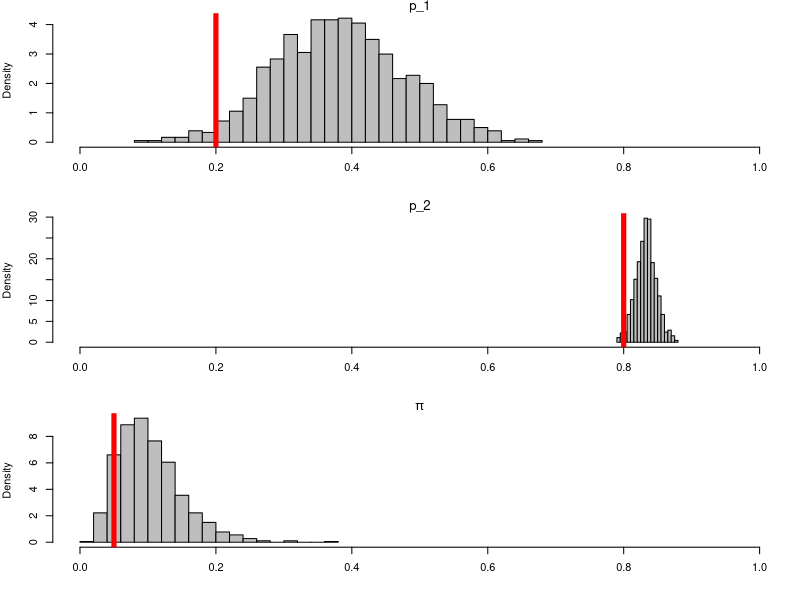

R code for this plot:
# amopunt of students (tests)
n <- 100
# number of simulations in the MCMc
nSim <- 1000
# number of test questions to answer
Q <- 10

# true probability of a succes in group 1 (randomizing students)
p1True <- 0.2
# true probability of a succes in group 2 (nonrandomizing students)
p2True <- 0.8
# probability of belonging to group 1
piTrue <- 0.05
# write a process to simulate the date
componentsTrue <- rep(NA, n)
# vector of true data
y <- rep(NA, n)

for (i in 1:n){
# first choose the component
  componentsTrue[i] <- rbinom(1,1,piTrue)
  # sample the number of correct answers within the specific component
  if (componentsTrue[i] == 1){
    y[i] <- rbinom(1,Q,p1True) 
  } else {
    y[i] <- rbinom(1,Q,p2True)
  }
}

# ------------- hyperparameters ---------------------------
a1 = a2 = a3 = b1 = b2 = b3 = 2

# probability of a succes in group 1 (randomizing students)
p1<-matrix(NA, nSim, 1)
# probability of a succes in group 2 (nonrandomizing students)
p2<-matrix(NA, nSim, 1)

pPi <- matrix(NA, nSim, 1)

tau <- matrix(NA, nSim, n)

# draw the first values from the prior
p1[1,1] <- rbeta(1, a2, b2)
p2[1,1] <- rbeta(1, a3, b3)
pPi[1,1] <-rbeta(1, a1, b1)

# sample first artifical adherence to components (pPi corresponds to the succes of getting in the randomizing)
tau[1,] <- rbinom(n,1,pPi[1,1])

# likelihood evaluations for n observations for component 1; across nSim simulations of MCMC
prob1Group <- matrix(NA, nSim, n)
# likelihood evaluations for n observations for component 2; across nSim simulations of MCMC
prob2Group <- matrix(NA, nSim, n)



for (i in 2:nSim){
  p1[i, 1] <- rbeta(1, a2 + sum(tau[i-1,] * y), b2 + sum(tau[i-1,] * (Q - y)) )
  p2[i, 1] <- rbeta(1, a3 + sum( (1 - tau[i-1,]) * y), b3 + sum( (1 - tau[i-1,]) * (Q - y)) )
  pPi[i, 1] <- rbeta(1, a1 + sum(tau[i-1,]), b1 + sum(1 - tau[i-1,]) )
  
  
  # condition to avoid the labeling problem
  if (p1[i, 1] > p2[i, 1]){
    pholder <- p1[i, 1] # not to forget the value
    p1[i, 1] <- p2[i, 1]
    p2[i, 1] <- pholder
    pPi[i, 1] <- 1- pPi[i, 1]
  }
  
  
  for (j in 1:n){
    prob1Group[i,j] <- pPi[i,1] * p1[i,1]^y[j] * (1 - p1[i,1])^(Q-y[j])
    prob2Group[i,j] <- (1 - pPi[i,1]) * p2[i,1]^y[j] * (1 - p2[i,1])^(Q-y[j])
    
    tau[i,j] <- rbinom(1, 1, prob1Group[i,j] / (prob1Group[i,j] + prob2Group[i,j]) )
  }
  
  
}



par(mfrow = c(3, 1), mar = c(4, 4, 1, 1))

hist(p1[(nSim/10):nSim, 1], col = "grey", breaks = 25, xlim = c(0,1), xlab = "", 
     main = expression(p_1), fre = F)
abline(v = p1True, lwd = 5, col = 'red')

hist(p2[(nSim/10):nSim, 1], col = "grey", breaks = 25, xlim = c(0,1), xlab = "", 
     main = expression(p_2), fre = F)
abline(v = p2True, lwd = 5, col = 'red')

hist(pPi[(nSim/10):nSim, 1], col = "grey", breaks = 25, xlim = c(0,1), xlab = "", 
     main = expression(pi), fre = F)
abline(v = piTrue, lwd = 5, col = 'red')


